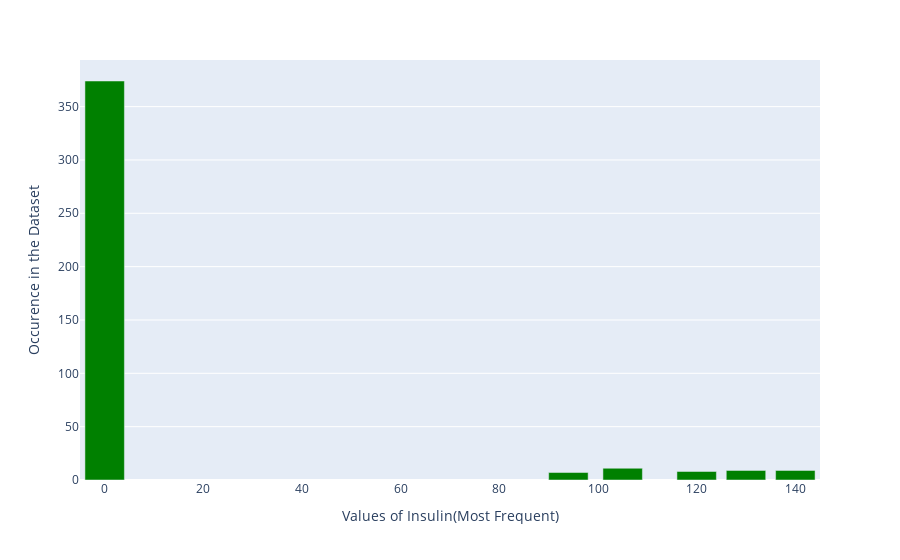

This figure's notebook cell:
### Markdown cell above
Analysing the Insulin Columns for 'Zero' Values

### Code cell
insulin_series=diabetes_df.Insulin.value_counts()[:6]
fig=px.bar(x=insulin_series.index,y=insulin_series,color_discrete_sequence=['Green'])
fig.update_layout(
    xaxis_title='Values of Insulin(Most Frequent)',
    yaxis_title='Occurence in the Dataset'
)
fig.show()

### Figure 1 — Plotly figure (JSON) as saved in the notebook; plotly's stock layout.template omitted (floating-point values rounded to 4 significant figures)
{"data": [{"alignmentgroup": "True", "hovertemplate": "x=%{x}<br>y=%{y}<extra></extra>", "legendgroup": "", "marker": {"color": "Green", "pattern": {"shape": ""}}, "name": "", "offsetgroup": "", "orientation": "v", "showlegend": false, "textposition": "auto", "type": "bar", "x": [0, 105, 130, 140, 120, 94], "xaxis": "x", "y": [374, 11, 9, 9, 8, 7], "yaxis": "y"}], "layout": {"barmode": "relative", "legend": {"tracegroupgap": 0}, "margin": {"t": 60}, "xaxis": {"anchor": "y", "domain": [0, 1], "title": {"text": "Values of Insulin(Most Frequent)"}}, "yaxis": {"anchor": "x", "domain": [0, 1], "title": {"text": "Occurence in the Dataset"}}}}
